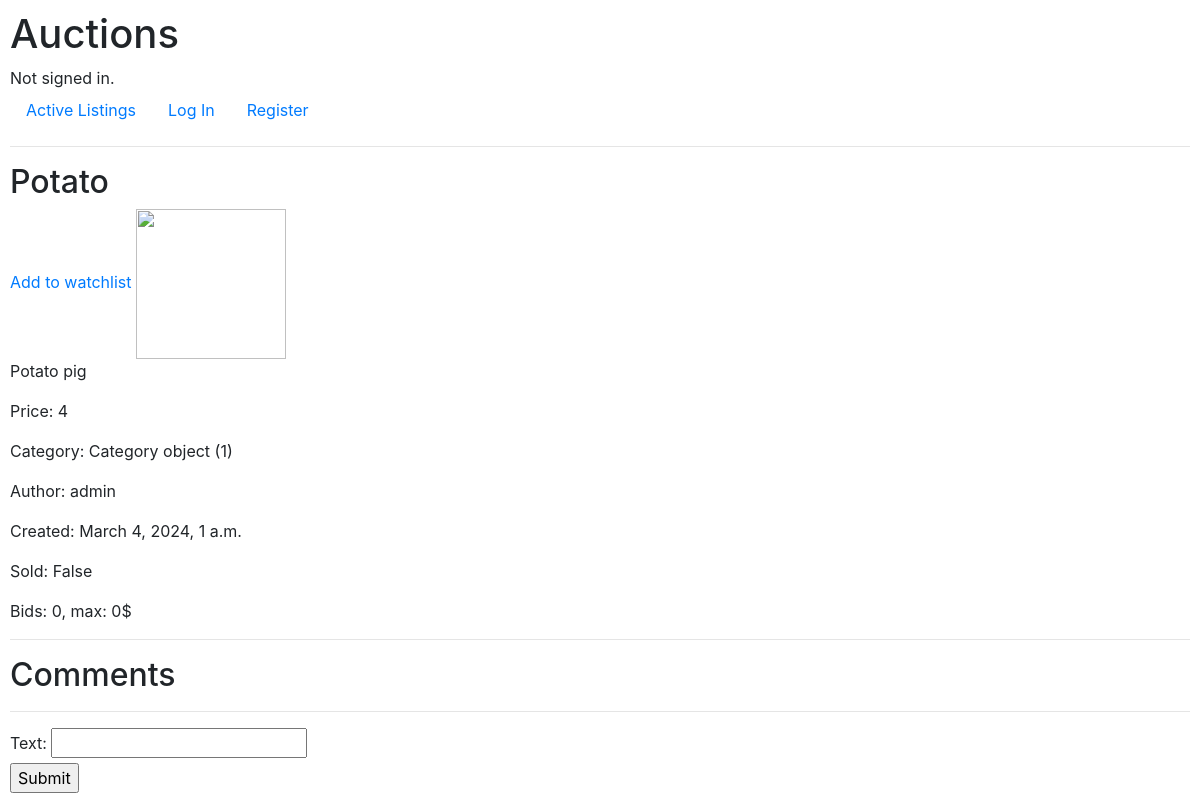
/18/view, run on an earlier commit of the app's database.
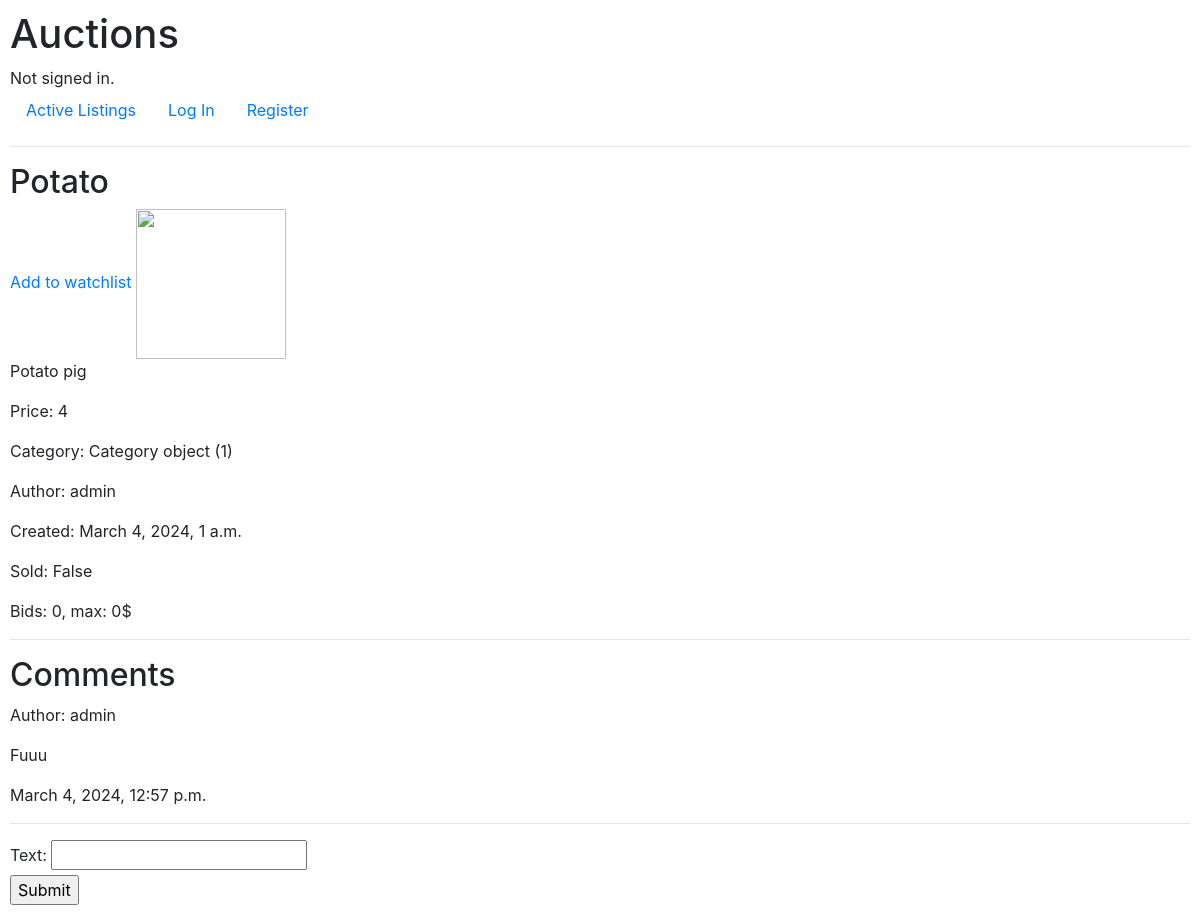
And on a later commit of the database.
### auctions/models.py (models this page shows)
class Listing(models.Model):
    name = models.CharField(max_length=20)
    description = models.CharField(max_length=150)
    author = models.ForeignKey(User, on_delete=models.CASCADE, related_name="listed_by")
    category = models.ForeignKey(Category, on_delete=models.CASCADE, related_name="categories")
    price = models.IntegerField()
    image = models.URLField(null=True, blank=True)
    created = models.DateTimeField(auto_now_add=True)
    sold = models.BooleanField(default=False)

class Category(models.Model):
    category_name = models.CharField(max_length=20)

class User(AbstractUser):
    pass

class Comment(models.Model):
    user = models.ForeignKey(User, on_delete=models.CASCADE)
    item = models.ForeignKey(Listing, on_delete=models.CASCADE)
    text = models.CharField(max_length=100)
    created = models.DateTimeField(auto_now_add=True)
    deleted = models.BooleanField(default=False)

### auctions/views.py (the view)
# urls.py: path("<int:item_id>/view", views.item, name="item"),
def item(request, item_id):
    item_object = Listing.objects.get(id=item_id)
    comments = Comment.objects.filter(item=item_id, deleted=False)
    comments_form = CommentForm()
    bids = Bid.objects.filter(item=item_object)
    bids_amount = bids.count()
    bids_max = 0
    for bid in bids:
        if bid.price > bids_max:
            bids_max = bid.price
    return render(request, "auctions/view.html", {
        "item": item_object,
        "comments": comments,
        "form": comments_form,
        "bids_amount": bids_amount,
        "bids_max": bids_max
    })

### auctions/forms.py
class CommentForm(forms.ModelForm):
    class Meta:
        model = Comment
        fields = "__all__"
        exclude = ['user', 'item', 'created', 'deleted']

### auctions/templates/auctions/view.html (shortened to what this page needs)
{% extends "auctions/layout.html" %}
{% block body %}
    <h2>{{ item.name }}</h2>
    <a href="{% url 'add_watch_list' item.id %}">Add to watchlist</a>
    <img src="{{ item.image }}" width=150px height=150px>
    <p>{{ item.description }}</p>
    <p>Price: {{ item.price }}</p>
    <p>Category: {{ item.category }}</p>
    <p>Author: {{ item.author }}</p>
    <p>Created: {{ item.created }}</p>
    <p>Sold: {{ item.sold }}</p>
    <p>Bids: {{ bids_amount }}, max: {{ bids_max }}$</p>
    <hr>
    <h2>Comments</h2>
    {% for comment in comments %}
        <p>Author: {{ comment.user }}</p>
        <p>{{ comment.text }}</p>
        <p>{{ comment.created }}</p>
    {% endfor %}
    <hr>
    <form action="{% url 'add_comment' item.id %}" method="post">
        {{ form }}
        <input type="submit">
    </form>
{% endblock %}

### auctions/templates/auctions/layout.html (shortened to what this page needs)
{% load static %}
<!DOCTYPE html>
<html lang="en">
    <head>
        <link rel="stylesheet" href="https://stackpath.bootstrapcdn.com/bootstrap/4.4.1/css/bootstrap.min.css">
        <link href="{% static 'auctions/styles.css' %}" rel="stylesheet">
    </head>
    <body>
        <h1>Auctions</h1>
        <div>
            {% if user.is_authenticated %}
                Signed in as <strong>{{ user.username }}</strong>.
            {% else %}
                Not signed in.
            {% endif %}
        </div>
        <ul class="nav">
            <li class="nav-item">
                <a class="nav-link" href="{% url 'index' %}">Active Listings</a>
            </li>
            {% if user.is_authenticated %}
                <li class="nav-item">
                    <a class="nav-link" href="{% url 'create' %}">Create Listing</a>
                </li>
                <li class="nav-item">
                    <a class="nav-link" href="{% url 'logout' %}">Log Out</a>
                </li>
                <li class="nav-item">
                    <a class="nav-link" href="{% url 'watchlist' %}">Watch list</a>
                </li>
            {% else %}
                <li class="nav-item">
                    <a class="nav-link" href="{% url 'login' %}">Log In</a>
                </li>
                <li class="nav-item">
                    <a class="nav-link" href="{% url 'register' %}">Register</a>
                </li>
            {% endif %}
        </ul>
        <hr>
        {% block body %}
        {% endblock %}
    </body>
</html>

### auctions/static/auctions/styles.css (style rules this page uses)
body { padding: 10px; }

What changed in the data, as far as the page shows it:
added Comment: user "admin", text "Fuuu", created "March 4, 2024, 12:57 p.m."
